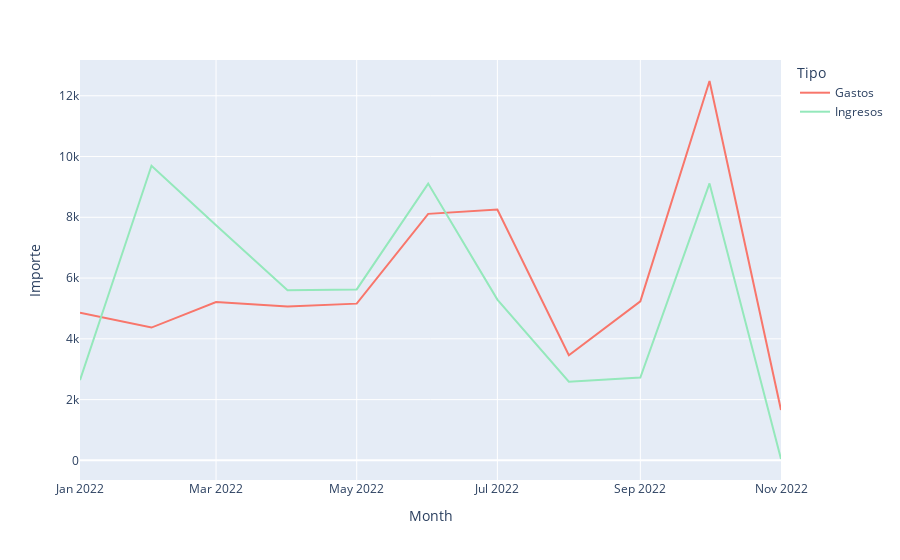

Notebook code for this chart:
### Code cell
import plotly.express as px
fig = px.line(df, x = "Month",  y='Importe', color = "Tipo", color_discrete_map=color_discrete_map)
fig.show()

### Figure 1 — Plotly figure (JSON) as saved in the notebook; plotly's stock layout.template omitted (floating-point values rounded to 4 significant figures)
{"data": [{"hovertemplate": "Tipo=Gastos<br>Month=%{x}<br>Importe=%{y}<extra></extra>", "legendgroup": "Gastos", "line": {"color": "#F8766B", "dash": "solid"}, "marker": {"symbol": "circle"}, "mode": "lines", "name": "Gastos", "orientation": "v", "showlegend": true, "type": "scatter", "x": ["2022-01-01T00:00:00", "2022-02-01T00:00:00", "2022-03-01T00:00:00", "2022-04-01T00:00:00", "2022-05-01T00:00:00", "2022-06-01T00:00:00", "2022-07-01T00:00:00", "2022-08-01T00:00:00", "2022-09-01T00:00:00", "2022-10-01T00:00:00", "2022-11-01T00:00:00"], "xaxis": "x", "y": [4859.0, 4370.0, 5209.0, 5063.0, 5158, 8113.0, 8257.0, 3461.0, 5234.0, 12490.0, 1659.0], "yaxis": "y"}, {"hovertemplate": "Tipo=Ingresos<br>Month=%{x}<br>Importe=%{y}<extra></extra>", "legendgroup": "Ingresos", "line": {"color": "#94E8BB", "dash": "solid"}, "marker": {"symbol": "circle"}, "mode": "lines", "name": "Ingresos", "orientation": "v", "showlegend": true, "type": "scatter", "x": ["2022-01-01T00:00:00", "2022-02-01T00:00:00", "2022-03-01T00:00:00", "2022-04-01T00:00:00", "2022-05-01T00:00:00", "2022-06-01T00:00:00", "2022-07-01T00:00:00", "2022-08-01T00:00:00", "2022-09-01T00:00:00", "2022-10-01T00:00:00", "2022-11-01T00:00:00"], "xaxis": "x", "y": [2642.0, 9697.0, 7735.0, 5601.0, 5627.0, 9109.0, 5291.0, 2586.0, 2727.0, 9115.0, 45.03], "yaxis": "y"}], "layout": {"autosize": true, "legend": {"title": {"text": "Tipo"}, "tracegroupgap": 0}, "margin": {"t": 60}, "xaxis": {"anchor": "y", "autorange": true, "domain": [0, 1], "range": ["2022-01-01", "2022-11-01"], "title": {"text": "Month"}, "type": "date"}, "yaxis": {"anchor": "x", "autorange": true, "domain": [0, 1], "range": [-646.1, 13180.0], "title": {"text": "Importe"}, "type": "linear"}}}
